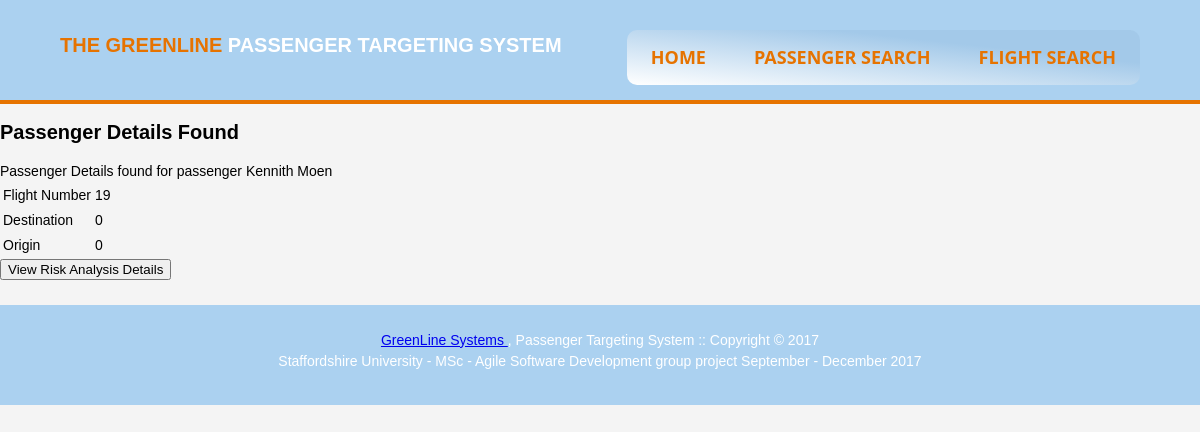
Before: /siteCode/PassengerDetails.php?id=3 with the older database file.
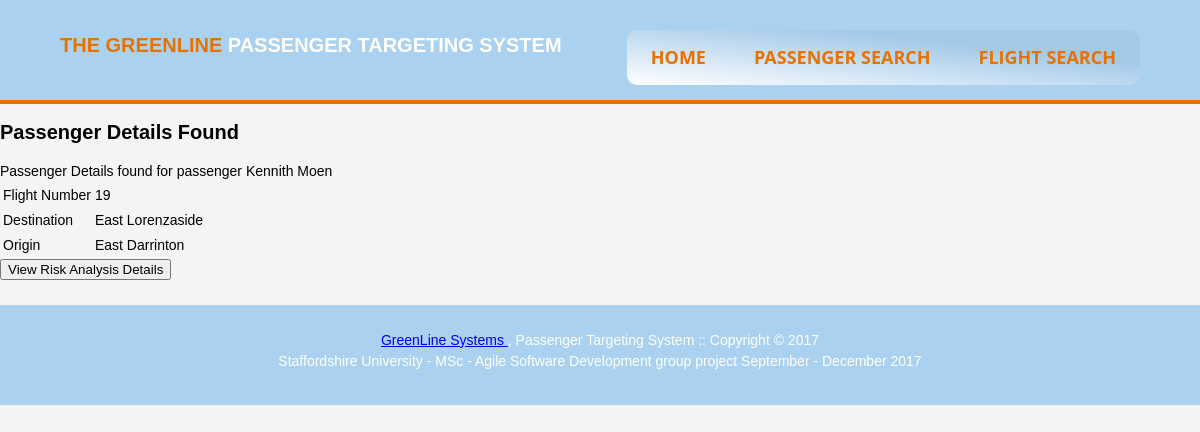
After: the same page with the newer database file.
### tables this page shows
CREATE TABLE PASSENGER_DETAIL(
	PASSENGER_ID BIGINT UNSIGNED AUTO_INCREMENT PRIMARY KEY,
    FIRSTNAME VARCHAR(40) NOT NULL,
    SURNAME VARCHAR(40) NOT NULL,
    AGE TINYINT NOT NULL,
    ADDRESS TEXT NOT NULL
);

CREATE TABLE PASSENGER_AET_FLIGHT(
	PASSENGER_ID BIGINT UNSIGNED,
	FLIGHT_NUMBER BIGINT UNSIGNED,
	FOREIGN KEY(PASSENGER_ID) REFERENCES PASSENGER_DETAIL(PASSENGER_ID),
    FOREIGN KEY(FLIGHT_NUMBER) REFERENCES FLIGHT_DETAIL(FLIGHT_NUMBER)
);

CREATE TABLE FLIGHT_DETAIL(
	FLIGHT_NUMBER BIGINT UNSIGNED AUTO_INCREMENT PRIMARY KEY,
    CREW TINYINT UNSIGNED NOT NULL,
    DESTINATION TEXT NOT NULL,
    ORIGIN TEXT NOT NULL,
    FLIGHT_CAPACITY SMALLINT UNSIGNED NOT NULL
);

### siteCode/PassengerDetails.php (the view, shortened to what this page needs)
<?php
$query = "SELECT flight_number FROM PASSENGER_AET_FLIGHT WHERE passenger_id='".$_GET['id']."' ";
$query2="SELECT firstname,surname FROM PASSENGER_DETAIL WHERE passenger_id='".$_GET['id']."' ";
if(!empty($_GET['id']))
{
	$result=mysqli_query($link,$query);
		while ($row = mysqli_fetch_array($result,MYSQLI_NUM)){
			$flightnum=$row[0];
		}
	$result2=mysqli_query($link,$query2);
	while ($row = mysqli_fetch_array($result2,MYSQLI_NUM)){
		$firstname=$row[0];
		$surname=$row[1];
	}
	$query3="SELECT destination,origin FROM FLIGHT_DETAIL WHERE flight_number='".$flightnum."' ";
	$result3=mysqli_query($link,$query3);
	while ($row = mysqli_fetch_array($result3,MYSQLI_NUM)){
		$destination=$row[0];
		$origin=$row[1];
	}
 }
?>
 <!DOCTYPE html>
<html>
     <head>
               <link rel="stylesheet" type="text/css" href= "css/HomePage.css">
    </head>
         <body>
           <header>
             <div class="container">
                 <div id="branding">
                     <h1><span class="highlight">The GreenLine</span> Passenger Targeting System </h1>
                </div>
                  <div>
                     <nav>
                        <ul>
                      <li><a href="HomePage.php">Home</a></li>
                      <li><a href="searchPassenger.php">Passenger Search</a></li>
                      <li><a href="searchFlights.php">Flight Search</a></li>
                   </ul>
                       </nav>
                   </div>
               </div>
            </header>
              <div class="wrapper">
       <h1> Passenger Details Found</h1>
       <p>Passenger Details found for passenger <?php echo $firstname . " " . $surname;?></p>
               <table>
                   <tr>
                       <td>Flight Number</td>
                       <td><?php echo $flightnum ?></td>
                   </tr>
                  <tr>
                       <td>Destination</td>
                       <td><?php echo $destination  ?></td>
                   </tr>
                   <tr>
                       <td>Origin</td>
                       <td><?php echo $origin ?></td>
                   </tr>
               </table>
       <form action = "RiskDetails.php" method = "POST">
       <p><input type="submit" name="getRisk" value="View Risk Analysis Details" />
               </p>
       </form>
              </div>
        <footer class="mainFooter">
            <p><a href="#" title="The GreenLine System" TheTheGreenLineSystem.com> GreenLine Systems </a>, Passenger Targeting System :: Copyright &copy; 2017</br>
            Staffordshire University - MSc - Agile Software Development group project September - December 2017 </p>
        </footer>
        </body>
</html>

### siteCode/css/HomePage.css (style rules this page uses)
html, body, div, h3, p, ul, li, img { margin: 0; padding: 0; }
h1 { color:#000000; font-size:20px; }
article, aside, figure, footer, header, hgroup, menu, nav, section { display: block; }
body { padding: 0; margin: 0; background-color: #f4f4f4; font-family: Arial, Helvetica, sans-serif; font-size: 14px; line-height: 1.5; }
.container { width: 90%; margin: auto; overflow: hidden; }
ul { margin: 0; padding: 0; }
header { background: #ABD1F0; color: #ffffff; padding-top: 30px; min-height: 70px; border-bottom: #e67300 4px solid; }
header a { color: #ffffff; text-decoration: none; text-transform: uppercase; font-size: 16px; }
header li { float: left; display: inline; padding-top: 0; padding-right: 10px; padding-bottom: 0; padding-left: 10px; }
header #branding { float: left; }
header #branding h1 { color: #ffffff; margin: 0; text-transform: uppercase; font-size: 20px; }
nav { float: right; margin-top: 3px; background-image: linear-gradient(to right top, #ffffff 0%, #a3c9e9 70%); max-width: 860px; mask-image: linear-gradient rgba(255, 255, 255, 0) 0%, #ffffff 25%, #ffffff 75%, rgba(255, 255, 255, 0) 100%); margin: 0 auto 0 0; padding: 0px 0; border: 0px solid #ffffff; border-radius: 10px; color: #e67300; font-weight: bold; margin-top= 8px; }
nav ul { text-align: center; background: linear-gradient(90deg, #ffffff 0%, #ffffff 25%, #ffffff 75%, rgba(255, 255, 255, 0) 100%); box-shadow: 0 0 25px rgba(0, 0, 0, 0.1), inset 0 0 1px rgba(255, 255, 255, 0.6); }
nav ul li { display: inline-block; border: 0px solid #ffffff; border-radius: 10px; }
nav ul li a { padding: 14px; font-family: "Open Sans"; text-transform:uppercase; color: #e67300 ; font-size: 18px; text-decoration: none; display: block; border: 0px solid #ffffff; border-radius: 10px; }
.highlight, header a { color: #e67300; font-weight: bold; margin-top= 8px; }
.wrapper { width: 1200px; margin: 0 auto; }
footer.mainFooter { padding: 25px; margin-top: 25px; color: #ffffff; background-color: #ABD1F0; text-align: center; height: 50px; }

Changed rows visible on the page:
changed flight_detail: DESTINATION "0" → "East Lorenzaside"; ORIGIN "0" → "East Darrinton"
